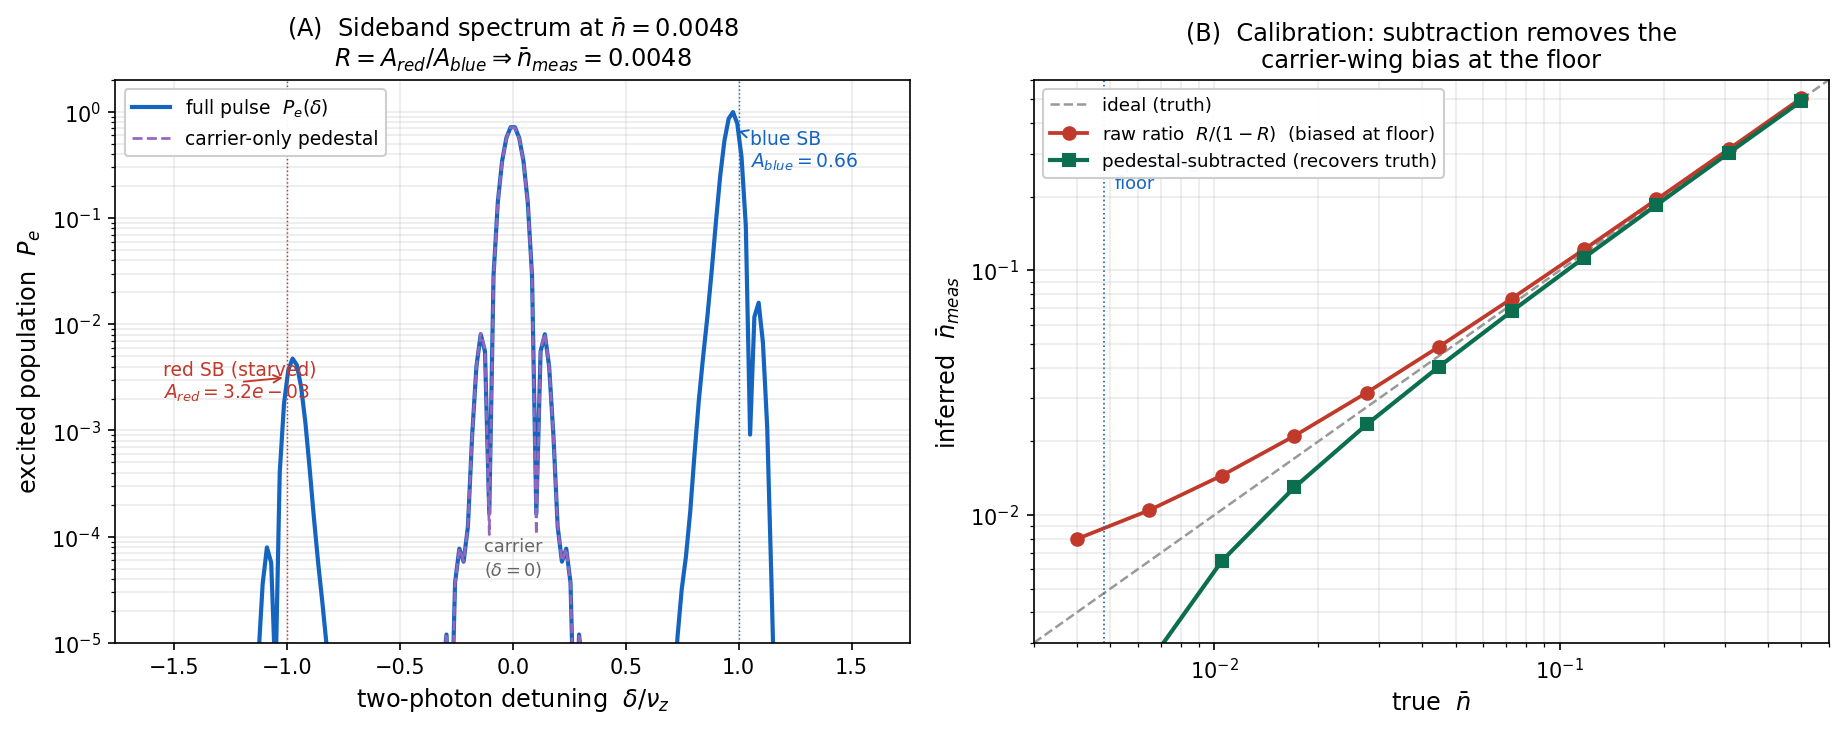

The script that saved this image:
"""
fig_thermometry.py  --  Asymmetric-sideband (Raman) thermometry for the m'=0
clock pair |1,-1> <-> |2,+1>, at the v14 operating floor n_bar ~ 0.005.

Panel A : the spectrum.  A sideband-pi probe drives the blue sideband (n->n+1,
          delta=+1) to near-full transfer while the red sideband (n->n-1,
          delta=-1) is starved (needs n>=1).  The red/blue area ratio
          R = A_red/A_blue gives <n> = R/(1-R) directly.  Log-y so the tiny red
          peak is visible; the carrier-only "pedestal" (Blackman-shaped) shows
          how little carrier leaks onto the sidebands.
Panel B : calibration.  Inferred <n> vs true <n>.  The raw ratio is biased high
          at the floor (the carrier wing contaminates the tiny red signal); the
          pedestal-subtracted estimate recovers the diagonal.

Engine: ../src/engines/thermometry.py  (validated coherent core; ETA_R=0.187,
nu_z=2pi x 430 kHz).
"""
import os, sys
import numpy as np
import matplotlib
matplotlib.use("Agg")
import matplotlib.pyplot as plt

sys.path.insert(0, os.path.join(os.path.dirname(__file__), "..", "src", "engines"))
import thermometry as th

NBAR = 0.0048          # v14 operating floor (matches the tagged-solver landscape)

# -------- Panel A: spectrum at the floor --------
NfA, s = 18, 0.12
_, _, ncol, D = th.make_ops(NfA, th.ETA_R)
popsA = th.thermal_pops(NBAR, NfA)
Tsb = th._Tpulse(s, "sideband")
dels = np.linspace(-1.6, 1.6, 170)
print("computing sideband spectrum (Blackman) ...")
Pe = np.array([th._Pe(d, s, Tsb, NfA, ncol, D, popsA, shape="blackman", M=70)
               for d in dels])
ped = np.array([th._Pe(d, s, Tsb, NfA, ncol, D, popsA, shape="blackman",
                       carrier_only=True, M=70) for d in dels])
m = th.measure(NBAR, s=s, Nf=22, shape="blackman", probe="sideband")
print("  A_red=%.4e  A_blue=%.4e  R=%.4e  n_sub=%.4f"
      % (m["Ar"], m["Ab"], m["R_raw"], m["n_sub"]))

# -------- Panel B: calibration --------
n_in = np.logspace(np.log10(0.004), np.log10(0.5), 11)
n_raw, n_sub = [], []
for nb in n_in:
    mm = th.measure(nb, s=0.10, Nf=24, shape="square", probe="sideband")
    n_raw.append(mm["n_raw"]); n_sub.append(mm["n_sub"])
n_raw = np.array(n_raw); n_sub = np.array(n_sub)

fig, (axA, axB) = plt.subplots(1, 2, figsize=(12.4, 5.0))

# Panel A
axA.set_yscale("log")
axA.plot(dels, np.clip(Pe, 1e-6, None), color="#1565c0", lw=2.0,
         label="full pulse  $P_e(\\delta)$")
axA.plot(dels, np.clip(ped, 1e-6, None), color="#9467bd", lw=1.3, ls="--",
         label="carrier-only pedestal")
axA.axvline(+1, color="#1565c0", lw=0.7, ls=":")
axA.axvline(-1, color="#c0392b", lw=0.7, ls=":")
axA.annotate("blue SB\n$A_{blue}=%.2f$" % m["Ab"], xy=(1, m["Ab"]),
             xytext=(1.05, 0.30), fontsize=9, color="#1565c0", ha="left",
             arrowprops=dict(arrowstyle="->", color="#1565c0", lw=0.9))
axA.annotate("red SB (starved)\n$A_{red}=%.1e$" % m["Ar"], xy=(-1, m["Ar"]),
             xytext=(-1.55, 2e-3), fontsize=9, color="#c0392b", ha="left",
             arrowprops=dict(arrowstyle="->", color="#c0392b", lw=0.9))
axA.text(0.0, 4e-5, "carrier\n($\\delta=0$)", fontsize=8.5, color="#666",
         ha="center", va="bottom")
axA.set_ylim(1e-5, 2.0)
axA.set_xlabel(r"two-photon detuning  $\delta/\nu_z$", fontsize=11.5)
axA.set_ylabel(r"excited population  $P_e$", fontsize=11.5)
axA.set_title("(A)  Sideband spectrum at $\\bar n=%.4f$\n"
              "$R=A_{red}/A_{blue}\\Rightarrow\\bar n_{meas}=%.4f$"
              % (NBAR, m["n_sub"]), fontsize=11.5)
axA.legend(fontsize=9, loc="upper left", framealpha=0.95)
axA.grid(alpha=0.25, which="both")

# Panel B
axB.set_xscale("log"); axB.set_yscale("log")
lo, hi = 3e-3, 6e-1
axB.plot([lo, hi], [lo, hi], color="#999", lw=1.2, ls="--", label="ideal (truth)")
axB.plot(n_in, n_raw, "o-", ms=6, color="#c0392b", lw=1.8,
         label="raw ratio  $R/(1-R)$  (biased at floor)")
axB.plot(n_in, n_sub, "s-", ms=6, color="#0b6e4f", lw=2.0,
         label="pedestal-subtracted (recovers truth)")
axB.axvline(NBAR, color="#1565c0", lw=0.8, ls=":")
axB.text(NBAR * 1.07, 0.30, "operating\nfloor", fontsize=8.5, color="#1565c0",
         va="top")
axB.set_xlim(lo, hi); axB.set_ylim(lo, hi)
axB.set_xlabel(r"true  $\bar n$", fontsize=11.5)
axB.set_ylabel(r"inferred  $\bar n_{meas}$", fontsize=11.5)
axB.set_title("(B)  Calibration: subtraction removes the\ncarrier-wing bias at the floor",
              fontsize=11.5)
axB.legend(fontsize=8.8, loc="upper left", framealpha=0.95)
axB.grid(alpha=0.25, which="both")

plt.tight_layout()
plt.savefig("fig_thermometry.png", dpi=150, bbox_inches="tight")
print("wrote fig_thermometry.png")
